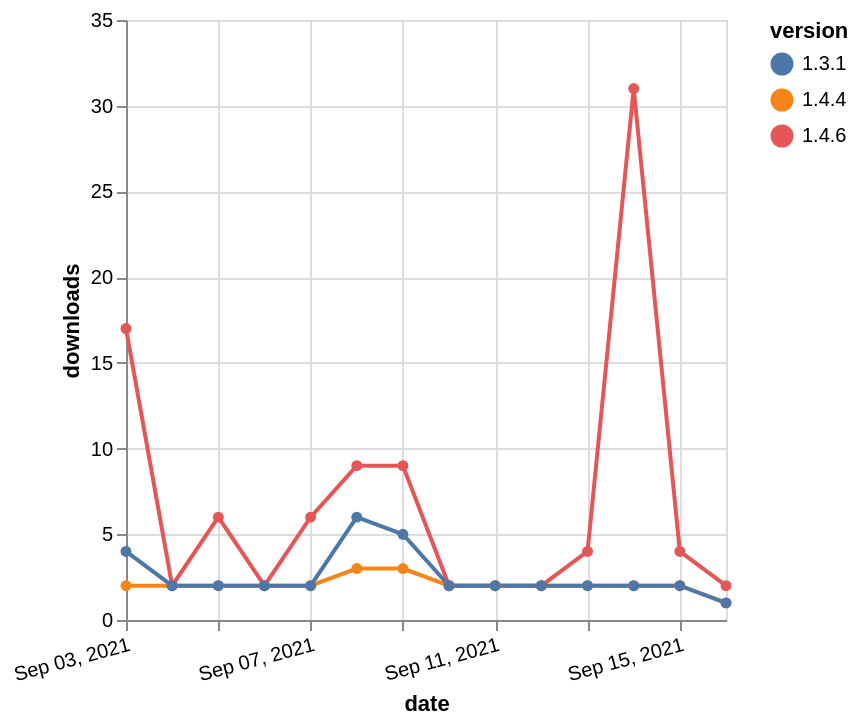

Here is the Vega-Lite specification saved for this chart:
### Vega-Lite specification from a JSON file in a GitHub repository (floating-point values rounded to 4 significant figures)
{"$schema": "https://vega.github.io/schema/vega-lite/v5.json", "description": "A simple bar chart with embedded data.", "data": {"values": [{"date": "2021-09-03", "total": 2600, "delta": 2, "version": "1.4.4"}, {"date": "2021-09-04", "total": 2602, "delta": 2, "version": "1.4.4"}, {"date": "2021-09-05", "total": 2604, "delta": 2, "version": "1.4.4"}, {"date": "2021-09-06", "total": 2606, "delta": 2, "version": "1.4.4"}, {"date": "2021-09-07", "total": 2608, "delta": 2, "version": "1.4.4"}, {"date": "2021-09-08", "total": 2611, "delta": 3, "version": "1.4.4"}, {"date": "2021-09-09", "total": 2614, "delta": 3, "version": "1.4.4"}, {"date": "2021-09-10", "total": 2616, "delta": 2, "version": "1.4.4"}, {"date": "2021-09-11", "total": 2618, "delta": 2, "version": "1.4.4"}, {"date": "2021-09-12", "total": 2620, "delta": 2, "version": "1.4.4"}, {"date": "2021-09-13", "total": 2622, "delta": 2, "version": "1.4.4"}, {"date": "2021-09-14", "total": 2624, "delta": 2, "version": "1.4.4"}, {"date": "2021-09-15", "total": 2626, "delta": 2, "version": "1.4.4"}, {"date": "2021-09-16", "total": 2627, "delta": 1, "version": "1.4.4"}, {"date": "2021-09-03", "total": 2405, "delta": 17, "version": "1.4.6"}, {"date": "2021-09-04", "total": 2407, "delta": 2, "version": "1.4.6"}, {"date": "2021-09-05", "total": 2413, "delta": 6, "version": "1.4.6"}, {"date": "2021-09-06", "total": 2415, "delta": 2, "version": "1.4.6"}, {"date": "2021-09-07", "total": 2421, "delta": 6, "version": "1.4.6"}, {"date": "2021-09-08", "total": 2430, "delta": 9, "version": "1.4.6"}, {"date": "2021-09-09", "total": 2439, "delta": 9, "version": "1.4.6"}, {"date": "2021-09-10", "total": 2441, "delta": 2, "version": "1.4.6"}, {"date": "2021-09-11", "total": 2443, "delta": 2, "version": "1.4.6"}, {"date": "2021-09-12", "total": 2445, "delta": 2, "version": "1.4.6"}, {"date": "2021-09-13", "total": 2449, "delta": 4, "version": "1.4.6"}, {"date": "2021-09-14", "total": 2480, "delta": 31, "version": "1.4.6"}, {"date": "2021-09-15", "total": 2484, "delta": 4, "version": "1.4.6"}, {"date": "2021-09-16", "total": 2486, "delta": 2, "version": "1.4.6"}, {"date": "2021-09-03", "total": 3043, "delta": 4, "version": "1.3.1"}, {"date": "2021-09-04", "total": 3045, "delta": 2, "version": "1.3.1"}, {"date": "2021-09-05", "total": 3047, "delta": 2, "version": "1.3.1"}, {"date": "2021-09-06", "total": 3049, "delta": 2, "version": "1.3.1"}, {"date": "2021-09-07", "total": 3051, "delta": 2, "version": "1.3.1"}, {"date": "2021-09-08", "total": 3057, "delta": 6, "version": "1.3.1"}, {"date": "2021-09-09", "total": 3062, "delta": 5, "version": "1.3.1"}, {"date": "2021-09-10", "total": 3064, "delta": 2, "version": "1.3.1"}, {"date": "2021-09-11", "total": 3066, "delta": 2, "version": "1.3.1"}, {"date": "2021-09-12", "total": 3068, "delta": 2, "version": "1.3.1"}, {"date": "2021-09-13", "total": 3070, "delta": 2, "version": "1.3.1"}, {"date": "2021-09-14", "total": 3072, "delta": 2, "version": "1.3.1"}, {"date": "2021-09-15", "total": 3074, "delta": 2, "version": "1.3.1"}, {"date": "2021-09-16", "total": 3075, "delta": 1, "version": "1.3.1"}]}, "width": "container", "mark": {"type": "line", "point": {"filled": true}}, "encoding": {"x": {"field": "date", "type": "temporal", "timeUnit": "yearmonthdate", "title": "date", "axis": {"labelAngle": -15}}, "y": {"field": "delta", "type": "quantitative", "title": "downloads"}, "color": {"field": "version", "type": "nominal"}, "tooltip": {"field": "delta"}}}
